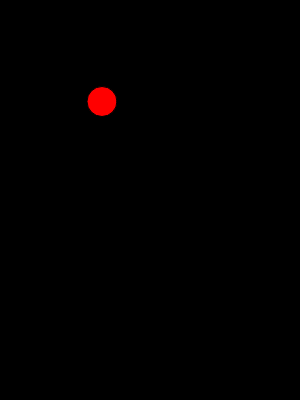
Frame 1 (no input)
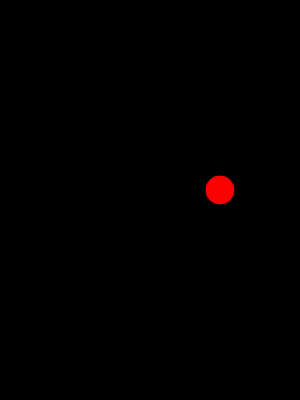
Frame 60 (no input)
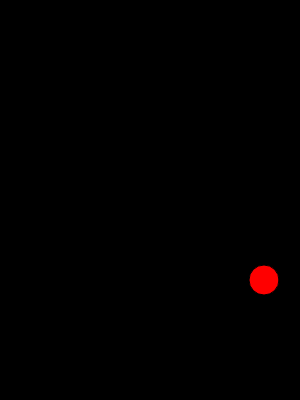
Frame 120 (the mouse pressed at the canvas centre since frame 60)

The p5.js sketch that drew these frames (run headless with seeded random() and noise() and a simulated clock; from frame 60 on, the mouse is pressed at the canvas centre):

// p5.js sketch
// ── sketch.js
var circleX = 100;
var circleY = 100;
var speedX = 1;
var speedY = 1.5;

function setup() {
  createCanvas(300, 400);
  console.log("setup")
  var myNumber = addSomeNumber(10, 20);
  console.log("what is my number now: " + myNumber)
}

function addSomeNumber( x, y ) {
  var sum = x + y;
  return sum;
}

function draw() {
  background(0);

  if (circleX > width || circleX < 0) {
    speedX = speedX * -1;
  }

  circleX = circleX + speedX

  if (circleY > height || circleY < 0) {
    speedY = speedY * -1;
  }

    circleX = circleX + speedX;
    circleY = circleY + speedY;

    fill(255, 0, 0);
    ellipse(circleX, circleY, 30, 30);
}
